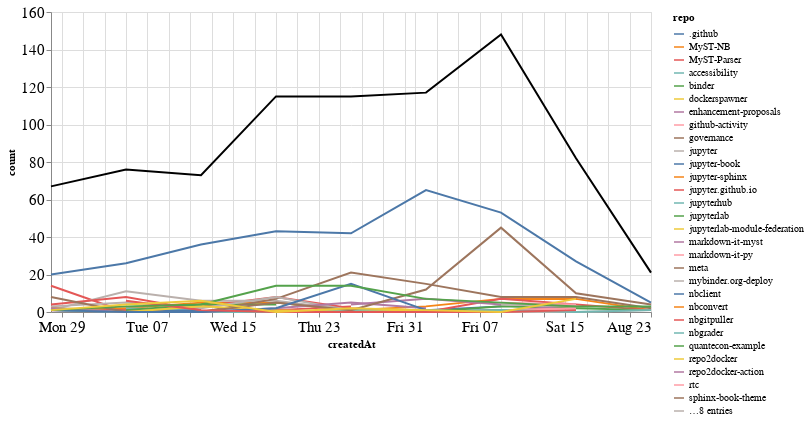

Notebook code for this chart:
### Markdown cell above
## Comments

### Code cell
comments_time = comments.groupby('repo').resample('W', on='createdAt').count()['author'].reset_index()
comments_time = comments_time.rename(columns={'author': 'count'})
comments_time_total = comments_time.groupby('createdAt').agg({"count": "sum"}).reset_index()
ch1 = alt.Chart(comments_time, width=600).mark_line().encode(
    x='createdAt',
    y='count',
    color='repo',
    tooltip="repo"
)

ch2 = alt.Chart(comments_time_total, width=600).mark_line(color="black").encode(
    x='createdAt',
    y='count',
)

ch1 + ch2

### Figure 1 — Vega-Lite specification as saved in the notebook (floating-point values rounded to 4 significant figures; data arrays with more than 128 entries replaced by an {"elided": "..."} marker saying what was removed)
{"config": {"axisLeft": {"labelFontSize": 15}, "axisBottom": {"labelFontSize": 15}}, "layer": [{"data": {"name": "data-f2695c000b21e3d2a1543de3f8e8d3e4"}, "mark": "line", "encoding": {"color": {"type": "nominal", "field": "repo"}, "tooltip": {"type": "nominal", "field": "repo"}, "x": {"type": "temporal", "field": "createdAt"}, "y": {"type": "quantitative", "field": "count"}}, "width": 600}, {"data": {"name": "data-3f3289eb6e67a7a0eb7641f42d21361e"}, "mark": {"type": "line", "color": "black"}, "encoding": {"x": {"type": "temporal", "field": "createdAt"}, "y": {"type": "quantitative", "field": "count"}}, "width": 600}], "$schema": "https://vega.github.io/schema/vega-lite/v4.8.1.json", "datasets": {"data-f2695c000b21e3d2a1543de3f8e8d3e4": {"elided": "173 records"}, "data-3f3289eb6e67a7a0eb7641f42d21361e": [{"createdAt": "2020-06-28T00:00:00", "count": 67}, {"createdAt": "2020-07-05T00:00:00", "count": 76}, {"createdAt": "2020-07-12T00:00:00", "count": 73}, {"createdAt": "2020-07-19T00:00:00", "count": 115}, {"createdAt": "2020-07-26T00:00:00", "count": 115}, {"createdAt": "2020-08-02T00:00:00", "count": 117}, {"createdAt": "2020-08-09T00:00:00", "count": 148}, {"createdAt": "2020-08-16T00:00:00", "count": 82}, {"createdAt": "2020-08-23T00:00:00", "count": 21}]}}
